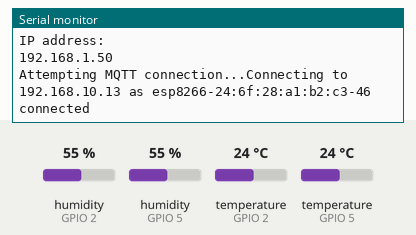
Simulated run of this sketch. Board: ESP8266 (NodeMCU). Parts: the last lines printed to the serial monitor. The inputs (shaded band) are chosen by the test bench; at power-on: humidity (sensors on GPIO 2, GPIO 5) 55 %, temperature (sensors on GPIO 2, GPIO 5) 24 °C. WiFi joins after 1.5 s; servers stay silent unless stated; no MQTT or app messages arrive unless stated.

Above: at 2.7 s.
2.8 s: humidity (sensor on GPIO 2) set to 22 %
At 5.1 s:
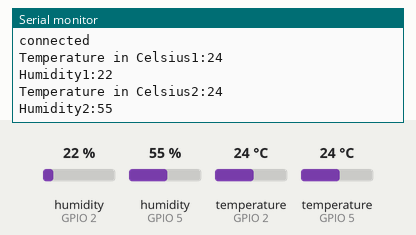
10.9 s: humidity (sensor on GPIO 5) set to 22 %
At 17.3 s:
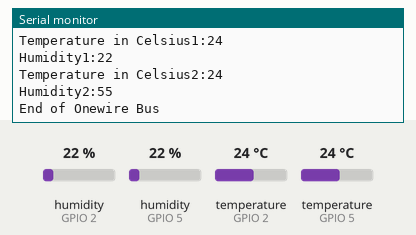
19.0 s: temperature (sensor on GPIO 2) set to 12 °C
At 23.9 s:
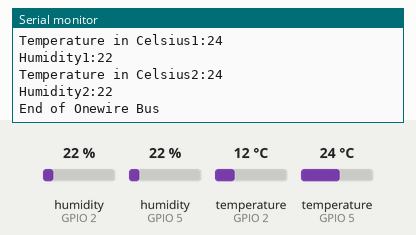
27.1 s: temperature (sensor on GPIO 5) set to 12 °C
At 32.8 s:
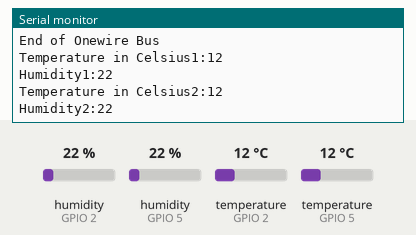
35.2 s: humidity (sensor on GPIO 2) set to 40 %
At 38.4 s:
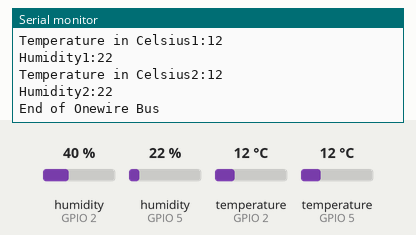
43.3 s: humidity (sensor on GPIO 5) set to 40 %
At 47.3 s:
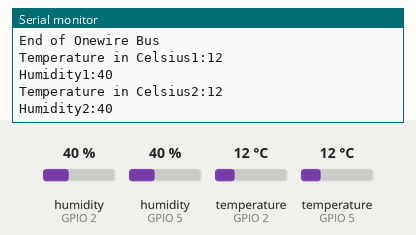
Timing chart, 0 to 48.8 s (numbered marks = the images above; inputs shaded):
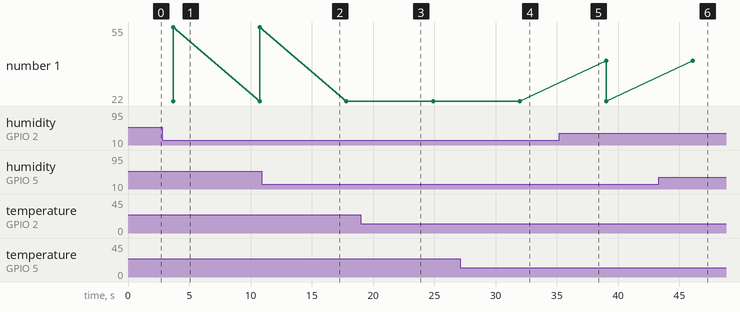

The sketch:

main.ino
```cpp
#include <ESP8266WiFi.h>
#include <Wire.h>
#include <PubSubClient.h>
#include <OneWire.h>

#include "DHT.h"
#define DHTTYPE DHT11// DHT 11
//#define DHTPIN 5 // what digital pin we're connected to NodeMCU (D6)
//#define DHTPIN 2

DHT dht1(2, DHT11);
DHT dht2(5, DHT11);

// Uncomment whatever type you're using!


//#define DHTTYPE DHT22 // DHT 22 (AM2302), AM2321
//#define DHTTYPE DHT21 // DHT 21 (AM2301)
// Connect pin 1 (on the left) of the sensor to +5V
// NOTE: If using a board with 3.3V logic like an Arduino Due connect pin 1
// to 3.3V instead of 5V!
// Connect pin 2 of the sensor to whatever your DHTPIN is
// Connect pin 4 (on the right) of the sensor to GROUND
// Connect a 10K resistor from pin 2 (data) to pin 1 (power) of the sensor
// Initialize DHT sensor.
// Note that older versions of this library took an optional third parameter to
// tweak the timings for faster processors. This parameter is no longer needed
// as the current DHT reading algorithm adjusts itself to work on faster procs.


//DHT dht(DHTPIN, DHTTYPE);
//DHT dht1(DHTPIN, DHTTYPE);

#define wifi_ssid "AABCDE"
#define wifi_password "ABCDE"

#define mqtt_server "192.168.10.13"
//#define mqtt_user "user"
//#define mqtt_password "password"

#define humidity_topic "sensor/humidity"
#define temperature_celsius_topic "sensor/temperature_celsius"
#define humidity_topic1 "sensor/humidity1"
#define temperature_celsius_topic1 "sensor/temperature_celsius1"
//#define temperature_fahrenheit_topic "sensor/temperature_fahrenheit"

WiFiClient espClient;
PubSubClient client(espClient);
void setup() {
  Serial.begin(9600);
  dht1.begin();
  dht2.begin();
  setup_wifi();
  client.setServer(mqtt_server, 1883);
}

String macToStr(const uint8_t* mac)
{
  String result;
  for (int i = 0; i < 6; ++i) {
    result += String(mac[i], 16);
    if (i < 5)
      result += ':';
  }
  return result;
}

void setup_wifi() {
  delay(10);
  // We start by connecting to a WiFi network
  Serial.println();
  Serial.print("Connecting to ");
  Serial.println(wifi_ssid);

  WiFi.begin(wifi_ssid, wifi_password);

  while (WiFi.status() != WL_CONNECTED) {
    delay(500);
    Serial.print(".");
  }

  Serial.println("");
  Serial.println("WiFi connected");
  Serial.println("IP address: ");
  Serial.println(WiFi.localIP());
}

void reconnect() {
  // Loop until we're reconnected
  while (!client.connected()) {
        Serial.print("Attempting MQTT connection...");

          // Generate client name based on MAC address and last 8 bits of microsecond counter
      String clientName;
      clientName += "esp8266-";
      uint8_t mac[6];
      WiFi.macAddress(mac);
      clientName += macToStr(mac);
      clientName += "-";
      clientName += String(micros() & 0xff, 16);
      Serial.print("Connecting to ");
      Serial.print(mqtt_server);
      Serial.print(" as ");
      Serial.println(clientName);


    // Attempt to connect
    //

  if (client.connect((char*) clientName.c_str())) {
 // if (client.connect((char*) clientName.c_str(),  mqtt_user, mqtt_password))) {
      Serial.println("connected");
    } else {
      Serial.print("failed, rc=");
      Serial.print(client.state());
      Serial.println(" try again in 5 seconds");
      // Wait 5 seconds before retrying
      delay(5000);
    }
 }
}


void loop() {

      if (!client.connected()) {
        reconnect();
      }
      client.loop();
       byte i;
       byte present = 0;
       byte type_s;
       byte data[12];
       byte addr[8];

      // Wait a few seconds between measurements.
      delay(2000);

      // Reading temperature or humidity takes about 250 milliseconds!
      // Sensor readings may also be up to 2 seconds 'old' (its a very slow sensor)
      int h1 = dht1.readHumidity();
      // Read temperature as Celsius (the default)
      int t1 = dht1.readTemperature();

      int h2 = dht2.readHumidity();
      // Read temperature as Celsius (the default)
      int t2 = dht2.readTemperature();


      // Check if any reads failed and exit early (to try again).
     /* if (isnan(h1) || isnan(t1)) {
      Serial.println("Failed to read from DHT1 sensor!");
      return;
      }
      if (isnan(h2) || isnan(t2)) {
      Serial.println("Failed to read from DHT2 sensor!");
      return;
      }*/
      // Compute heat index in Fahrenheit (the default)
//      float hif = dht.computeHeatIndex(f, h);
      // Compute heat index in Celsius (isFahreheit = false)
      int hic1 = dht1.computeHeatIndex(t1, h1, false);
      int hic2 = dht2.computeHeatIndex(t2, h2, false);

      Serial.print("Temperature in Celsius1:");
      Serial.println(String(t1).c_str());
      client.publish(temperature_celsius_topic, String(t1).c_str(), true);


      Serial.print("Humidity1:");
      Serial.println(String(h1).c_str());
      client.publish(humidity_topic, String(h1).c_str(), true);

      Serial.print("Temperature in Celsius2:");
      Serial.println(String(t2).c_str());
      client.publish(temperature_celsius_topic1, String(t2).c_str(), true);


      Serial.print("Humidity2:");
      Serial.println(String(h2).c_str());
      client.publish(humidity_topic1, String(h2).c_str(), true);

  delay(5000);

//End of the OneWire-Devices, reset Loop
Serial.println("End of Onewire Bus");
//ds.reset_search();
return;
}
```

Measured:
- after the input at 2.8 s, the serial monitor: prints a new line after 0.89 s (image 1)
- after the input at 27.1 s, the serial monitor: prints a new line after 4.9 s (image 4)
- after the input at 43.3 s, the serial monitor: prints a new line after 2.8 s (image 6)
